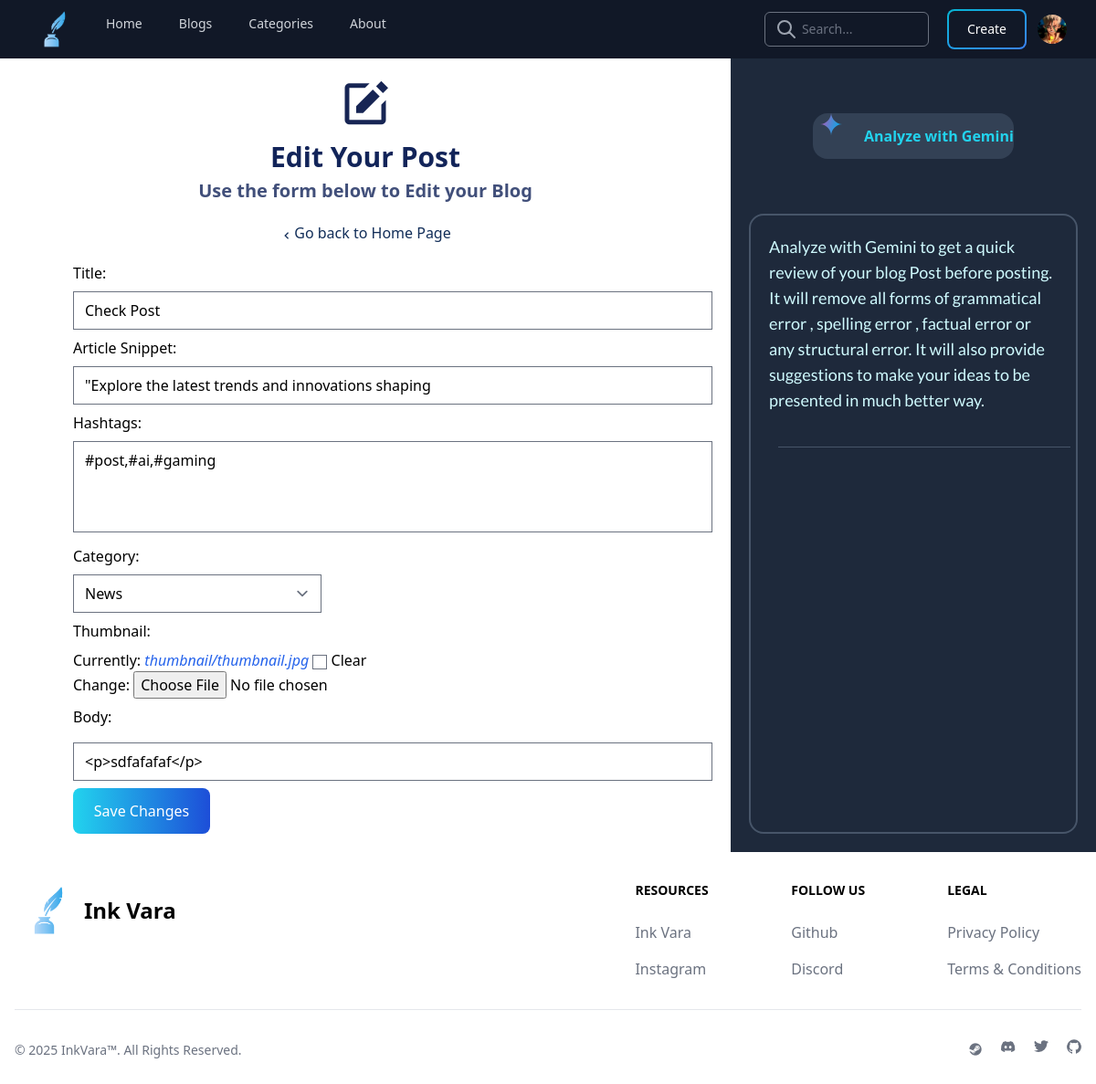
The page /blogarea/article/updateBlog/32 (signed in) on the database its author committed.
### blogarea/models.py (models this page shows, shortened)
class Profile(models.Model):
    user = models.OneToOneField(User,null=True,on_delete=models.CASCADE)
    profileImage = models.ImageField(upload_to='profile_pics',null=True,blank=True,default="profile_pics/default_profile_pic.jpg")
    profileBackground = models.ImageField(upload_to='profile_background',null=True,blank=True)
    bio = models.TextField()
    blogcaption = models.CharField(max_length=150,null=True,blank=True,default="Former Adventurer turned full-time Dad moonlighting as an author")
    contact = PhoneNumberField(blank=True, null=True)
    location = models.CharField(max_length=150,null=True,blank=True,default="Earth")
    occupation = models.CharField(max_length=50,null=True,blank=True,default="Occupation")
    industry = models.CharField(max_length=50,null=True,blank=True,default="Industry")
    position = models.CharField(max_length=50,null=True,blank=True,default="position")
    skills = models.TextField(null=True,blank=True,help_text="Enter your skills separated by commas")
    education = models.TextField(null=True,blank=True)
    twitter_link = models.URLField(max_length=200,null=True,blank=True,default="https://x.com/")
    instagram_link = models.URLField(max_length=200,null=True,blank=True,default="https://instagram.com/")
    youtube_link = models.URLField(max_length=200,null=True,blank=True,default="https://youtube.com/")

class Post(models.Model):
    choices = Category.objects.all().values_list('name','name')
    title = models.CharField(max_length=255)
    author = models.ForeignKey(User,on_delete=models.CASCADE,null=True,blank=True)
    post_date = models.DateField(auto_now_add=True)
    hashtags = models.TextField(max_length=200,null=True)
    category = models.CharField(choices=choices,max_length=255,default="Uncategorized")
    articleSnippet = models.CharField(max_length=50)
    thumbnail = models.ImageField(upload_to='thumbnail/',null=True,blank=True, default='thumbnail/thumbnail.jpg')
    like = models.ManyToManyField(User,related_name='blog_posts',null=True,blank=True)
    tags = models.ManyToManyField("Hashtag",related_name="posts",null=True,blank=True)
    body = RichTextField(blank=True,null=True)

### blogarea/views.py (the view)
# urls.py: path('article/updateBlog/<int:pk>',views.UpdatePostView,name="updateBlog"),
@login_required
def UpdatePostView(request, pk):
    post = get_object_or_404(Post, id=pk)
    if request.method == "POST":
        form = PostForm(request.POST, instance=post)
        if form.is_valid():
            post = form.save(commit=False)
            post.tags.clear()
            if post.hashtags:
                tags_list = [tag.strip().lstrip('#') for tag in post.hashtags.split(',') if tag.strip()]
                for tag in tags_list:
                    hashtag, created = Hashtag.objects.get_or_create(tag=tag)
                    hashtag.post.add(post)
                    post.tags.add(hashtag)
            post.save()
            messages.success(request, "Post has been updated successfully!")
            return redirect(reverse('ArticleDetailView', kwargs={'pk': post.pk}))
        else:
            messages.error(request, "There was an error in saving the post!")
    else:
        form = PostForm(instance=post)
    return render(request, 'updateBlog.html', {'form': form})

### blogarea/templates/updateBlog.html (shortened to what this page needs)
{% load static tailwind_tags %}
<!DOCTYPE html>
<html lang="en">
  <head>
    {% load static %} {% tailwind_css %}
  </head>
  <body class="min-h-screen w-full flex flex-col overflow-x-hidden">
    {% include 'nav.html'%}
    <div class="grid grid-rows-[auto_auto] ml:grid-cols-[2fr_1fr]">
      <div>
        <div class="flex justify-center items-center flex-col">
          <i class="bx bxs-edit text-blue-950 text-4xl sm:text-6xl mt-5"></i>
          <h1
            style="margin-top: 10px; color: #122459; margin-bottom: 0"
            class="font-lato text-3xl font-semibold my-5"
          >
            Edit Your Post
          </h1>
          <h4
            style="margin-top: 5px; color: #122459; opacity: 0.8"
            class="font-lato text-xl font-semibold my-5"
          >
            Use the form below to Edit your Blog
          </h4>
          <a
            style="
              all: unset;
              color: #122e59;
              cursor: pointer;
              margin-bottom: 20px;
            "
            class="font-lato"
            href="{% url 'blogarea'%}"
            ><i class="bx bx-chevron-left translate-y-[25%]"></i>Go back to Home
            Page</a
          >
        </div>
        <form
          method="POST"
          enctype="multipart/form-data"
          class="flex justify-center flex-col ml-5 ml:ml-20 gap-2 pr-5"
        >
          <p>{{ form.title.label_tag}}</p>
          <p class="width-full">{{ form.title}}</p>
          <p>{{ form.articleSnippet.label_tag}}</p>
          <p>{{ form.articleSnippet}}</p>
          <p>{{ form.hashtags.label_tag}}</p>
          <p>{{ form.hashtags }}</p>
          <p>{{ form.category.label_tag}}</p>
          <p>{{ form.category}}</p>
          <p>{{ form.thumbnail.label_tag}}</p>
          <p id="thumbnail-area">{{ form.thumbnail}}</p>
          <p>{{ form.body.label_tag}}</p>
          <p>{{ form.body}}</p>
          <button
            class="w-[150px] h-[50px] mb-5 rounded-lg bg-gradient-to-r from-cyan-400 to-blue-700 text-white hover:bg-gradient-to-l"
          >
            Save Changes
          </button>
        </form>
      </div>
      <div
        class="w-full h-auto top-0 grid grid-rows-[150px_auto] bg-slate-800 p-5"
      >
        <button
          onclick="fetchResponse()"
          class="w-[220px] h-[50px] mb-5 flex rounded-2xl text-cyan-400 font-semibold bg-slate-700 hover:bg-slate-600 mt-10 left-1/2 relative translate-x-[-50%]"
        >
          <span class="relative top-1/4 ml-4">Analyze with Gemini</span>
        </button>
        <div class="border-2 border-slate-600 border-solid rounded-2xl">
          <p class="text-cyan-100 p-5 text-lg" style="font-family: lato">
            Analyze with Gemini to get a quick review of your blog Post before
            posting. It will remove all forms of grammatical error , spelling
            error , factual error or any structural error. It will also provide
            suggestions to make your ideas to be presented in much better way.
          </p>
          <hr
            class="w-[90%] left-[30px] relative border-slate-600 hidden ml:inline-block"
          />
          <p
            id="response"
            class="text-cyan-100 p-5"
            style="font-family: lato"
          ></p>
        </div>
      </div>
    </div>
    {% include 'footerCode.html'%}
  </body>
</html>

### core/templates/nav.html (shortened to what this page needs)
<head>
  <link
    href="https://unpkg.com/boxicons@2.1.4/css/boxicons.min.css"
    rel="stylesheet"
  />
  {% load static %}
</head>
<nav
  class="bg-gray-900 z-[1000000] w-full"
  x-data="{ open: false, dropdown_open:false }"
>
  <div class="mx-auto max-w-7xl px-2 sm:px-6 lg:px-8">
    <div class="relative flex h-16 items-center justify-evenly">
      <div
        class="flex flex-1 items-center justify-center md:items-stretch md:justify-start"
      >
        <div class="shrink-0 items-center hidden md:inline-block">
          <img class="h-12 w-auto" src="{% static 'inkpot.png'%}" alt="Logo" />
        </div>
        <div class="hidden md:ml-6 md:block">
          <div class="flex space-x-4">
            <a
              href="{% url 'home' %}"
              class="rounded-md px-3 py-2 text-sm font-medium nav-items {% if request.resolver_match.url_name == 'home' %} bg-gray-800 text-white {% else %} text-gray-300 hover:bg-gray-900 hover:text-white{% endif %}"
              >Home</a
            >
            <a
              href="{% url 'blogarea' %}"
              class="rounded-md px-3 py-2 text-sm font-medium nav-items {% if request.resolver_match.url_name == 'blogarea' %} bg-gray-800 text-white {% else %} text-gray-300 hover:bg-gray-900 hover:text-white{% endif %}"
              >Blogs</a
            >
            <a
              href="{% url 'categories_list' %}"
              class="rounded-md px-3 py-2 text-sm font-medium nav-items {% if request.resolver_match.url_name == 'categories_list' or request.resolver_match.url_name == 'categories_detail' %} bg-gray-800 text-white {% else %} text-gray-300 hover:bg-gray-900 hover:text-white{% endif %}"
              >Categories</a
            >
            <a
              href="#"
              class="rounded-md px-3 py-2 text-sm font-medium nav-items text-gray-300 hover:bg-gray-700 hover:text-white"
              >About</a
            >
          </div>
        </div>
      </div>
      <div
        class="absolute inset-y-0 right-0 flex items-center pr-2 sm:static sm:inset-auto sm:ml-6 sm:pr-0"
      >
        <form action="{% url 'searchresult' %}" method="GET">
          <div class="mx-5 translate-x-3 relative z-[100000000]">
            {% include 'search.html' %}
          </div>
        </form>
        {% if user.is_authenticated %}
        <a href="{% url 'writeYourBlog'%}"
          ><button
            class="relative hidden md:inline-flex items-center justify-center p-0.5 ml-3 mt-2 mb-2 text-sm font-medium text-gray-900 rounded-lg group bg-gradient-to-br from-cyan-500 to-blue-500 hover:text-white"
          >
            <span
              class="relative px-5 py-2.5 text-white bg-gray-900 rounded-md group-hover:bg-transparent"
              >Create</span
            >
          </button>
        </a>
        <div class="relative ml-3">
          <button
            type="button"
            @click="dropdown_open = !dropdown_open"
            class="relative flex rounded-full bg-gray-800 text-sm focus:ring-2 focus:ring-white focus:ring-offset-2 focus:ring-offset-gray-800"
          >
            <img
              class="size-8 rounded-full"
              src=" {% if user.profile.profileImage %}{{ user.profile.profileImage.url }}{% else %}/media/profile_pics/default_profile_pic.jpg{% endif %}"
              alt="Profile"
            />
          </button>
        </div>
        {% endif %}
      </div>
    </div>
  </div>
</nav>

### blogarea/templates/updateBlog.html (style rules this page uses)
input[type="text"] { width: 100%; }
textarea { width: 100%; height: 100px; resize: none; }
#thumbnail-area > a { color: #2563eb; font-style: italic; }

### rows shown on the page
Post: title "Check Post", articleSnippet "\"Explore the latest trends and innovations shaping", hashtags "#post,#ai,#gaming", category "News", body "<p>sdfafafaf</p>"
